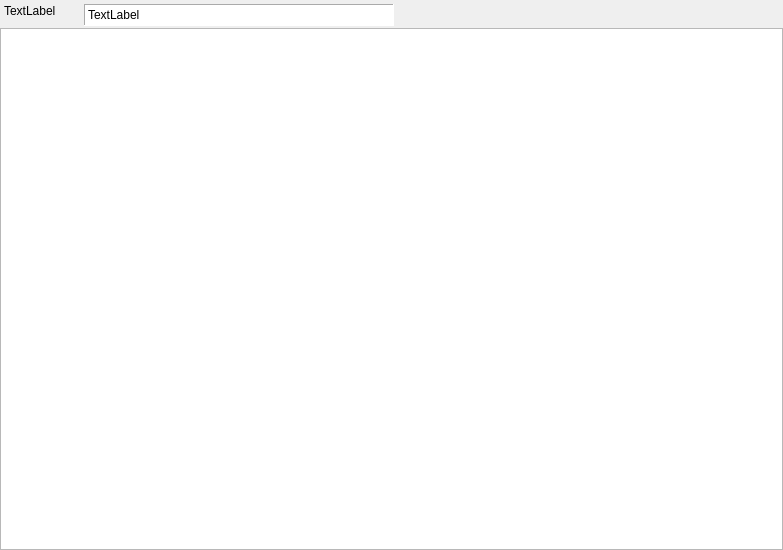
<?xml version="1.0" encoding="UTF-8"?>
<ui version="4.0">
 <class>FrmFiltView</class>
 <widget class="QWidget" name="FrmFiltView">
  <property name="geometry">
   <rect>
    <x>0</x>
    <y>0</y>
    <width>783</width>
    <height>550</height>
   </rect>
  </property>
  <property name="windowTitle">
   <string>Form</string>
  </property>
  <layout class="QVBoxLayout" name="verticalLayout" stretch="1,100">
   <property name="spacing">
    <number>2</number>
   </property>
   <property name="leftMargin">
    <number>0</number>
   </property>
   <property name="topMargin">
    <number>0</number>
   </property>
   <property name="rightMargin">
    <number>0</number>
   </property>
   <property name="bottomMargin">
    <number>0</number>
   </property>
   <item>
    <layout class="QHBoxLayout" name="horizontalLayout" stretch="1,4,5">
     <property name="leftMargin">
      <number>4</number>
     </property>
     <property name="topMargin">
      <number>4</number>
     </property>
     <item>
      <widget class="QLabel" name="lblName">
       <property name="sizePolicy">
        <sizepolicy hsizetype="MinimumExpanding" vsizetype="Preferred">
         <horstretch>0</horstretch>
         <verstretch>0</verstretch>
        </sizepolicy>
       </property>
       <property name="text">
        <string>TextLabel</string>
       </property>
       <property name="textFormat">
        <enum>Qt::PlainText</enum>
       </property>
       <property name="alignment">
        <set>Qt::AlignLeading|Qt::AlignLeft|Qt::AlignTop</set>
       </property>
      </widget>
     </item>
     <item>
      <widget class="QLabel" name="lblQry">
       <property name="styleSheet">
        <string notr="true">background-color: rgb(255, 255, 255);</string>
       </property>
       <property name="frameShape">
        <enum>QFrame::Panel</enum>
       </property>
       <property name="frameShadow">
        <enum>QFrame::Sunken</enum>
       </property>
       <property name="text">
        <string>TextLabel</string>
       </property>
       <property name="alignment">
        <set>Qt::AlignLeading|Qt::AlignLeft|Qt::AlignTop</set>
       </property>
       <property name="wordWrap">
        <bool>true</bool>
       </property>
       <property name="textInteractionFlags">
        <set>Qt::LinksAccessibleByMouse|Qt::TextSelectableByKeyboard|Qt::TextSelectableByMouse</set>
       </property>
      </widget>
     </item>
     <item>
      <spacer name="horizontalSpacer">
       <property name="orientation">
        <enum>Qt::Horizontal</enum>
       </property>
       <property name="sizeHint" stdset="0">
        <size>
         <width>40</width>
         <height>20</height>
        </size>
       </property>
      </spacer>
     </item>
    </layout>
   </item>
   <item>
    <widget class="QTreeView" name="treevwFiltView"/>
   </item>
  </layout>
 </widget>
 <resources/>
 <connections/>
</ui>
